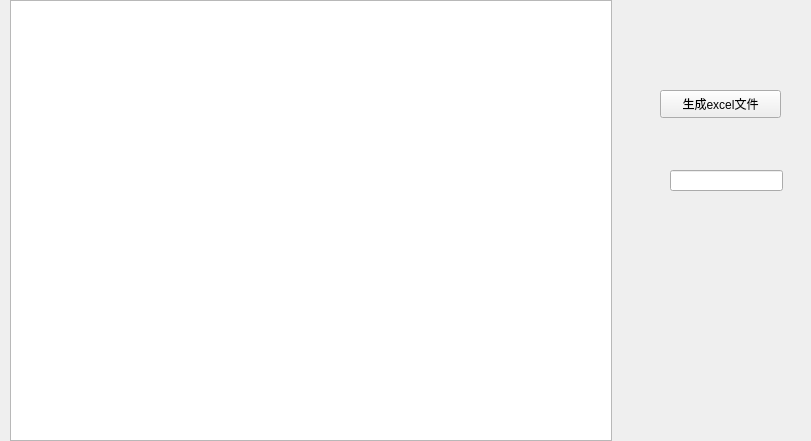
<?xml version="1.0" encoding="UTF-8"?>
<ui version="4.0">
 <class>searchall</class>
 <widget class="QWidget" name="searchall">
  <property name="geometry">
   <rect>
    <x>0</x>
    <y>0</y>
    <width>811</width>
    <height>441</height>
   </rect>
  </property>
  <property name="windowTitle">
   <string>Form</string>
  </property>
  <widget class="QPushButton" name="pushButton">
   <property name="geometry">
    <rect>
     <x>660</x>
     <y>90</y>
     <width>121</width>
     <height>28</height>
    </rect>
   </property>
   <property name="text">
    <string>生成excel文件</string>
   </property>
  </widget>
  <widget class="QLineEdit" name="lineEdit">
   <property name="geometry">
    <rect>
     <x>670</x>
     <y>170</y>
     <width>113</width>
     <height>21</height>
    </rect>
   </property>
  </widget>
  <widget class="QTableView" name="stu_info">
   <property name="geometry">
    <rect>
     <x>10</x>
     <y>0</y>
     <width>602</width>
     <height>441</height>
    </rect>
   </property>
  </widget>
 </widget>
 <resources/>
 <connections/>
</ui>
